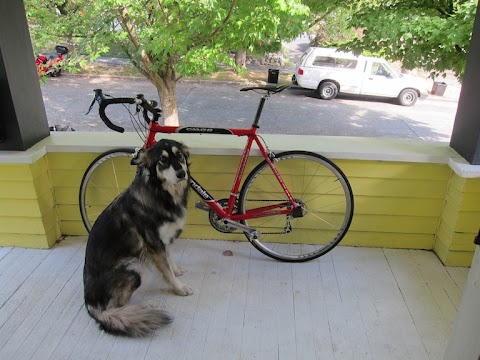
#> input picture dog.jpg, 480 x 360 px
$ jupyter execute --allow-errors 'Image Filter.ipynb'
#> lines starting #> are read from the running program, lines starting #| are printed output that depends on the picture
[cell 1]
#!pip install opencv-python
#!pip install pillow

[cell 2]
from PIL import Image
import numpy as np
# Open the image
# 1. Getting and setting pixels
im = Image.open("dog.jpg")
#> im is the input picture: PIL image 480x360 RGB; mean R, G, B 134.6, 135.8, 114.3

im = im.convert("RGB")
im

[cell 3]
# Load pixels and manipulate them
pixels = im.load()
pixels

[cell 4]
# Set red channel to 0 for every pixel
for row in range(im.size[1]):  # im.size[1] is the height
    for col in range(im.size[0]):  # im.size[0] is the width
        r, g, b = pixels[col, row]
        pixels[col, row] = (0, g, b)  # Set red channel to 0

# Save the modified image
im.save("dog_no_red.jpg")
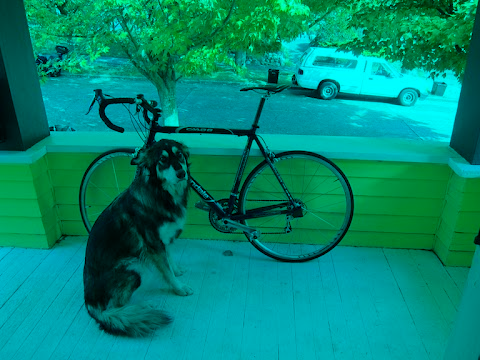
#> saved as dog_no_red.jpg: PIL image 480x360 RGB; mean R, G, B 0, 135.8, 114.3
#im.show()

[cell 5]
im = Image.open("dog_no_red.jpg")
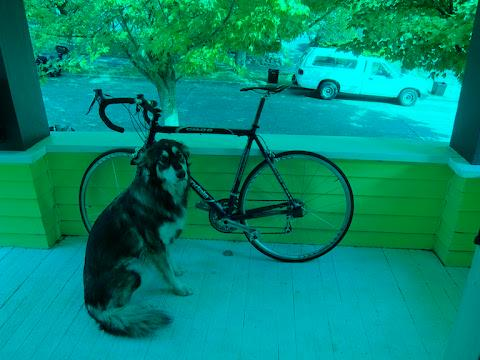
#> im: PIL image 480x360 RGB; mean R, G, B 3.2, 135.7, 114.3
im

[cell 6]
# Set red channel to 0 for every pixel
for row in range(im.size[1]):  # im.size[1] is the height
    for col in range(im.size[0]):  # im.size[0] is the width
        r, g, b = pixels[col, row]
        pixels[col, row] = (2, g, b)  # Set red channel to 0

# Save the modified image
im.save("dog_no_red1.jpg")
#im.show()
im = Image.open("dog_no_red1.jpg")
im

#> (a cell that did not finish here is left out)

[cell 8]
# 4. Shift Image

im = Image.open("dog.jpg")
im = im.convert("RGB")  # Ensure image is in RGB mode

# Convert the image to a NumPy array for easier manipulation
im_np = np.array(im, dtype=np.float32)  # Convert to float for safe manipulation

# Function to shift a specific channel (0: Red, 1: Green, 2: Blue)
def shift_image(image, channel, value):
    # Add the shift to the specified channel and clip the values to keep them between 0 and 255
#> called with channel = 0, value = 0.4
    image[:, :, channel] = np.clip(image[:, :, channel] + (value * 255), 0, 255)
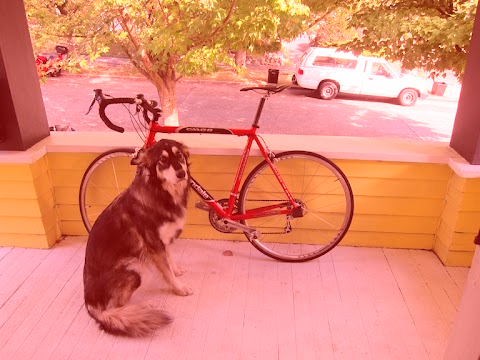
#> image: shape (360, 480, 3) float32; mean R, G, B 227.7, 135.8, 114.3

# Shift the Red, Green, and Blue channels by 0.4
shift_image(im_np, 0, .4)  # Shift the red channel
shift_image(im_np, 1, .4)  # Shift the green channel
#> call 2 of shift_image, with channel = 1, value = 0.4
#> in shift_image (call 2), `image[:, :, channel] = np.clip(image[:, :, channel] + (value * 255), 0..`:
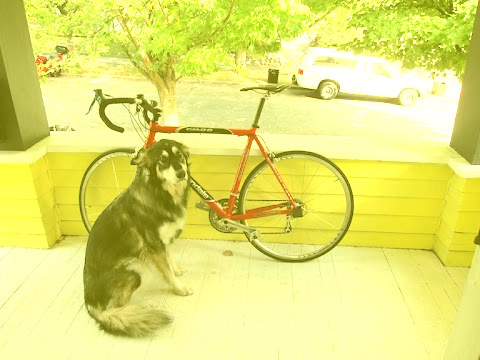
#> image: shape (360, 480, 3) float32; mean R, G, B 227.7, 227.7, 114.3
shift_image(im_np, 2, .4)  # Shift the blue channel
#> call 3 of shift_image, with channel = 2, value = 0.4
#> in shift_image (call 3), `image[:, :, channel] = np.clip(image[:, :, channel] + (value * 255), 0..`:
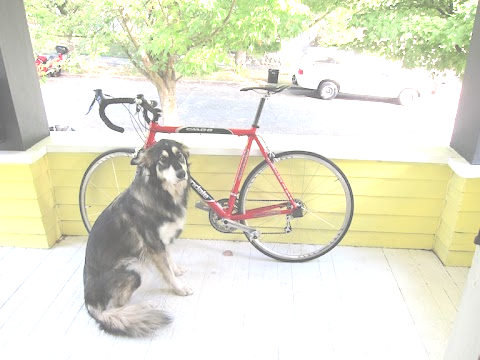
#> image: shape (360, 480, 3) float32; mean R, G, B 227.7, 227.7, 206.5

# Convert back to an image
shifted_image = Image.fromarray(im_np.astype(np.uint8))

# Save the modified image
shifted_image.save("overflow.png")
#im.show()
im = Image.open("overflow.png")
im

[cell 9]
# 5. Clamp Image
# Load the image
im = Image.open("dog.jpg")
im = im.convert("RGB")  # Ensure the image is in RGB mode

# Convert the image to a NumPy array for easier manipulation
im_np = np.array(im, dtype=np.float32)  # Use float32 to allow overflows during processing

# Define a function to clamp the image pixel values between 0 and 255
def clamp_image(image):
    return np.clip(image, 0, 255)  # Clamp the values between 0 and 255

# Apply some manipulations (this would normally be the result of your image processing)
# For example, let’s assume we shifted colors or brightened the image
im_np += 100  # This increases all pixel values by 100, causing some to go over 255

# Now clamp the values to the valid range [0, 255]
im_np_clamped = clamp_image(im_np)

# Convert back to a Pillow image
im_clamped = Image.fromarray(im_np_clamped.astype(np.uint8))  # Convert back to uint8 format

# Save the clamped image
im_clamped.save("doglight_fixed.png")
#im.show()
im = Image.open("doglight_fixed.png")
im

[cell 10]
from PIL import Image
import numpy as np
# 6-7. Colorspace and saturation
# Load the image
im = Image.open("dog.jpg")
im = im.convert("RGB")  # Ensure image is in RGB mode

# Convert the image to a NumPy array for easier manipulation
im_np = np.array(im, dtype=np.float32) / 255.0  # Normalize to range [0, 1] for color manipulation

# Function to convert RGB to HSV
def rgb_to_hsv(image):
    return np.array(Image.fromarray((image * 255).astype(np.uint8)).convert("HSV"), dtype=np.float32) / 255.0
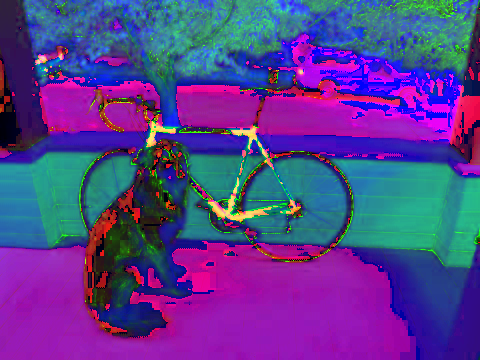
#> returned value: shape (360, 480, 3) float32; mean of channels 0, 1, 2 0.343, 0.243, 0.558; drawn as R, G, B
#> in shift_image, `image[:, :, channel] = np.clip(image[:, :, channel] + value, 0, 1)`: image: shape (360, 480, 3) float32; mean of channels 0, 1, 2 0.343, 0.442, 0.558

# Function to convert HSV back to RGB
def hsv_to_rgb(image):
    return np.array(Image.fromarray((image * 255).astype(np.uint8)).convert("RGB"), dtype=np.float32) / 255.0
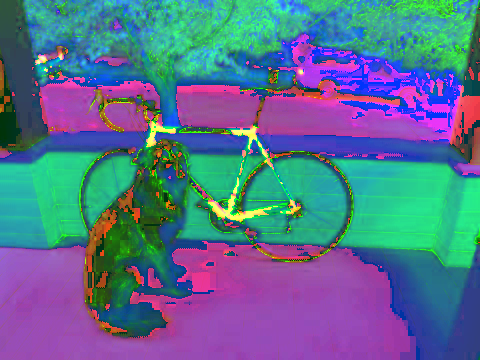
#> returned value: shape (360, 480, 3) float32; mean of channels 0, 1, 2 0.343, 0.442, 0.558; drawn as R, G, B

# Convert the RGB image to HSV
im_hsv = rgb_to_hsv(im_np)

# Function to shift the saturation channel (1 is for the saturation channel in HSV)
def shift_image(image, channel, value):
    image[:, :, channel] = np.clip(image[:, :, channel] + value, 0, 1)  # Ensure it remains between 0 and 1

# Shift the saturation (increase by 0.2)
shift_image(im_hsv, 1, 0.2)

# Clamp the values to be between 0 and 1 (just in case)
def clamp_image(image):
    return np.clip(image, 0, 1)

im_hsv_clamped = clamp_image(im_hsv)

# Convert back to RGB
im_rgb = hsv_to_rgb(im_hsv_clamped)

# Convert the final image back to uint8 (0-255) for saving
im_rgb_uint8 = (im_rgb * 255).astype(np.uint8)

# Convert back to a Pillow Image and save
final_image = Image.fromarray(im_rgb_uint8)
final_image.save("dog_saturated.png")
#im.show()
im = Image.open("dog_saturated.png")
im

[cell 11]
from PIL import Image

# Load the image
image_path = "dog.jpg"
im = Image.open(image_path)

# Print basic details about the image
print(f"Image Format: {im.format}")
#| Image Format: JPEG
print(f"Image Size (Width x Height): {im.size}")
#| Image Size (Width x Height): (480, 360)
print(f"Image Mode (Color Space): {im.mode}")
#| Image Mode (Color Space): RGB

# To print raw pixel values (optional)
pixels = list(im.getdata())  # Get pixel values as a flat list
#> pixels = 172800 items
print(f"First 10 pixel values: {pixels[:10]}")  # Print first 10 pixel values
#| First 10 pixel values: [(58, 59, 51), (59, 60, 52), (60, 61, 53), (61, 62, 54), (61, 62, 54), (60, 61, 53), (58, 59, 51), (57, 58, 50), (58, 59, 51), (59, 60, 52)]

# Display the image
im.show()
